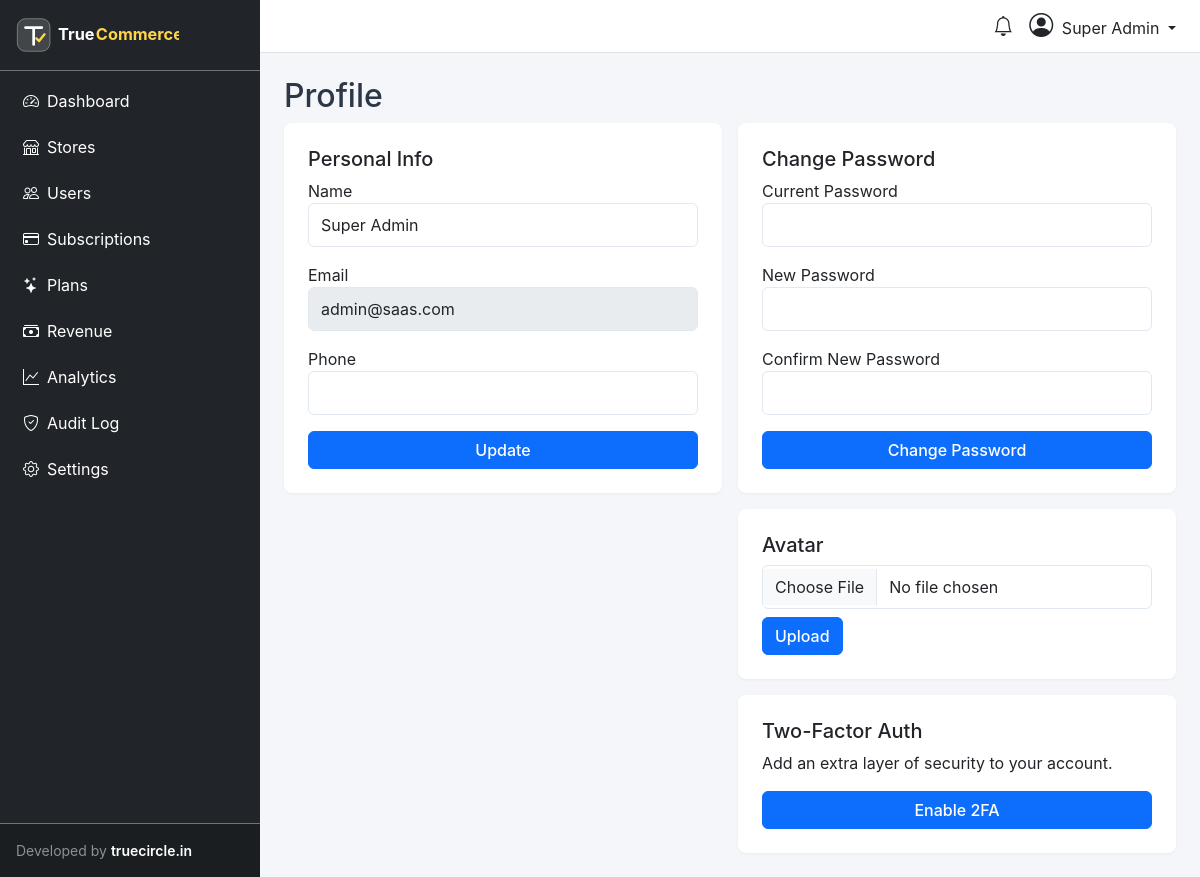
Screenshot of /dashboard/profile (signed in) with the database file from the repository.
### tables this page shows
CREATE TABLE `users` (
  `id` INT UNSIGNED NOT NULL AUTO_INCREMENT,
  `name` VARCHAR(191) NOT NULL,
  `email` VARCHAR(191) NOT NULL,
  `password` VARCHAR(255) NOT NULL,
  `phone` VARCHAR(20) DEFAULT NULL,
  `avatar` VARCHAR(255) DEFAULT NULL,
  `role` ENUM('super_admin','store_owner','vendor','customer') NOT NULL DEFAULT 'customer',
  `status` ENUM('active','inactive','banned','pending') NOT NULL DEFAULT 'pending',
  `email_verified_at` TIMESTAMP NULL DEFAULT NULL,
  `email_verify_token` VARCHAR(100) DEFAULT NULL,
  `two_factor_secret` VARCHAR(255) DEFAULT NULL,
  `two_factor_enabled` TINYINT(1) NOT NULL DEFAULT 0,
  `two_factor_recovery_codes` TEXT DEFAULT NULL,
  `google_id` VARCHAR(100) DEFAULT NULL,
  `facebook_id` VARCHAR(100) DEFAULT NULL,
  `last_login_at` TIMESTAMP NULL DEFAULT NULL,
  `last_login_ip` VARCHAR(45) DEFAULT NULL,
  `remember_token` VARCHAR(100) DEFAULT NULL,
  `created_at` TIMESTAMP NOT NULL DEFAULT CURRENT_TIMESTAMP,
  `updated_at` TIMESTAMP NOT NULL DEFAULT CURRENT_TIMESTAMP ON UPDATE CURRENT_TIMESTAMP,
  PRIMARY KEY (`id`),
  UNIQUE KEY `users_email_unique` (`email`),
  KEY `idx_users_role` (`role`),
  KEY `idx_users_status` (`status`)
);

### app/Controllers/ProfileController.php (called while the page is built, shortened)
<?php
class ProfileController extends Controller {
    public function show(): void {
        $this->view('admin.profile.index', ['user' => $this->currentUser]);
    }
}

### app/Middleware/AuthMiddleware.php (called while the page is built, shortened)
<?php
class AuthMiddleware {
    public function handle(callable $next): void {
        $next();
    }
}

### public/index.php (called while the page is built, shortened)
<?php
$router = require_once dirname(__DIR__) . '/core/bootstrap.php';
ActivityLogger::logPageView();
$router->dispatch($_SERVER['REQUEST_METHOD'] ?? 'GET', $uri);

### core/Auth.php (called while the page is built, shortened)
<?php
class Auth {
    private static ?array $user = null;
    public static function user(): ?array {
        if (self::$user !== null) {
            return self::$user;
        }
        $userId = Session::get('auth_user_id');
        if ($userId) {
            self::$user = Database::fetch("SELECT * FROM users WHERE id = ? AND status = 'active'", [$userId]);
            return self::$user;
        }
        return null;
    }
    public static function id(): ?int {
        return static::user()['id'] ?? null;
    }
}

### core/Database.php (called while the page is built, shortened)
<?php
class Database {
    private static ?PDO $instance = null;
    public static function getInstance(): PDO {
        if (self::$instance === null) {
            $cfg = require CONFIG_PATH . '/database.php';
            $dbPart = !empty($cfg['database']) ? "dbname={$cfg['database']};" : '';
            $dsn = "mysql:host={$cfg['host']};port={$cfg['port']};{$dbPart}charset={$cfg['charset']}";
            try {
                self::$instance = new PDO($dsn, $cfg['username'], $cfg['password'], [
                    PDO::ATTR_ERRMODE            => PDO::ERRMODE_EXCEPTION,
                    PDO::ATTR_DEFAULT_FETCH_MODE => PDO::FETCH_ASSOC,
                    PDO::ATTR_EMULATE_PREPARES   => false,
                    PDO::MYSQL_ATTR_INIT_COMMAND => "SET NAMES utf8mb4 COLLATE utf8mb4_unicode_ci",
                ]);
            } catch (PDOException $e) {
                error_log("DB Connection failed: " . $e->getMessage());
                throw new RuntimeException('Database connection failed: ' . $e->getMessage(), 0, $e);
            }
        }
        return self::$instance;
    }
    public static function query(string $sql, array $params = []): PDOStatement {
        $pdo  = self::getInstance();
        $stmt = $pdo->prepare($sql);
        $stmt->execute($params);
        return $stmt;
    }
    public static function fetch(string $sql, array $params = []): ?array {
        return self::query($sql, $params)->fetch() ?: null;
    }
}

### app/Services/ActivityLogger.php (called while the page is built, shortened)
<?php
class ActivityLogger {
    public static function log(
        string $action,
        ?string $description = null,
        ?int $userId = null,
        ?int $storeId = null,
        ?array $metadata = null
    ): void {
        try {
            $req = new Request();
            Database::insert('activity_logs', [
                'user_id'     => $userId   ?? Auth::id(),
                'store_id'    => $storeId,
                'action'      => $action,
                'description' => $description ? mb_substr($description, 0, 500) : null,
                'method'      => $_SERVER['REQUEST_METHOD'] ?? null,
                'path'        => isset($_SERVER['REQUEST_URI']) ? mb_substr($_SERVER['REQUEST_URI'], 0, 500) : null,
                'ip_address'  => $req->ip(),
                'user_agent'  => mb_substr($_SERVER['HTTP_USER_AGENT'] ?? '', 0, 500),
                'metadata'    => $metadata ? json_encode($metadata, JSON_UNESCAPED_UNICODE | JSON_UNESCAPED_SLASHES) : null,
            ]);
        } catch (Throwable $e) {
            logError('ActivityLogger failed: ' . $e->getMessage());
        }
    }
    public static function logPageView(): void {
        self::log('page.view');
    }
}

### core/helpers.php (called while the page is built, shortened)
<?php
function e(mixed $value): string {
    return htmlspecialchars((string)$value, ENT_QUOTES | ENT_SUBSTITUTE, 'UTF-8');
}
function auth(): ?array {
    return Auth::user();
}

### app/Views/admin/profile/index.php (the view, shortened to what this page needs)
<h2>Profile</h2>
<div class="row g-3">
<div class="col-md-6">
<form method="POST" action="/dashboard/profile" class="card p-4">
    <h5>Personal Info</h5>
    <div class="mb-3"><label>Name</label><input name="name" value="<?= e($user['name']) ?>" class="form-control"></div>
    <div class="mb-3"><label>Email</label><input value="<?= e($user['email']) ?>" class="form-control" disabled></div>
    <div class="mb-3"><label>Phone</label><input name="phone" value="<?= e($user['phone'] ?? '') ?>" class="form-control"></div>
    <button class="btn btn-primary">Update</button>
</form>
</div>
<div class="col-md-6">
<form method="POST" action="/dashboard/profile/password" class="card p-4">
    <h5>Change Password</h5>
    <div class="mb-3"><label>Current Password</label><input type="password" name="current_password" class="form-control"></div>
    <div class="mb-3"><label>New Password</label><input type="password" name="password" class="form-control"></div>
    <div class="mb-3"><label>Confirm New Password</label><input type="password" name="password_confirmation" class="form-control"></div>
    <button class="btn btn-primary">Change Password</button>
</form>
<div class="card p-4 mt-3">
    <h5>Avatar</h5>
    <form method="POST" action="/dashboard/profile/avatar" enctype="multipart/form-data">
        <input type="file" name="avatar" class="form-control" accept="image/*">
        <button class="btn btn-primary mt-2">Upload</button>
    </form>
</div>
<div class="card p-4 mt-3">
    <h5>Two-Factor Auth</h5>
    <?php if ($user['two_factor_enabled']): ?>
        <p>2FA is enabled.</p>
        <form method="POST" action="/dashboard/profile/2fa/disable"><?= csrf_field() ?><button class="btn btn-outline-danger">Disable 2FA</button></form>
    <?php else: ?>
        <p>Add an extra layer of security to your account.</p>
        <button class="btn btn-primary" onclick="enable2FA()">Enable 2FA</button>
    <?php endif; ?>
</div>
</div>
</div>

### core/Router.php (shortened to what this page needs)
<?php
class Router {
    private array $routes = [];
    private string $prefix = '';
    private array $groupMiddleware = [];
    public function group(array $options, callable $callback): void {
        $prevPrefix     = $this->prefix;
        $prevMiddleware = $this->groupMiddleware;
        $this->prefix           .= $options['prefix'] ?? '';
        $this->groupMiddleware   = array_merge($this->groupMiddleware, $options['middleware'] ?? []);
        $this->prefix          = $prevPrefix;
        $this->groupMiddleware = $prevMiddleware;
    }
    private function addRoute(string $method, string $path, $handler, string $name): self {
        $fullPath = rtrim($this->prefix . $path, '/') ?: '/';
        $pattern  = $this->compilePattern($fullPath);
        $route = [
            'method'     => $method,
            'path'       => $fullPath,
            'pattern'    => $pattern,
            'handler'    => $handler,
            'middleware' => $this->groupMiddleware,
            'name'       => $name,
        ];
        $this->routes[] = $route;
        return $this;
    }
    private function compilePattern(string $path): string {
        $pattern = preg_replace('/\{([a-zA-Z_][a-zA-Z0-9_]*)\}/', '([^/]+)', $path);
        $pattern = preg_replace('/\{([a-zA-Z_][a-zA-Z0-9_]*)\?\}/', '?([^/]*)?', $pattern);
        return '#^' . $pattern . '$#';
    }
    public function dispatch(string $method, string $uri): void {
        $uri = strtok($uri, '?');
        $uri = rtrim($uri, '/') ?: '/';
        $method = strtoupper($method);
        foreach ($this->routes as $route) {
            if ($route['method'] !== $method && $route['method'] !== 'ANY') {
                continue;
            }
            if (preg_match($route['pattern'], $uri, $matches)) {
                array_shift($matches);
                $params = array_values(array_filter($matches, fn($v) => $v !== ''));
                $this->runMiddleware($route['middleware'], function() use ($route, $params) {
                    $this->callHandler($route['handler'], $params);
                });
                return;
            }
        }
    }
    private function runMiddleware(array $middleware, callable $final): void {
        $chain = array_reverse($middleware);
        $next  = $final;
        foreach ($chain as $mw) {
            $next = function() use ($mw, $next) {
                $instance = new $mw();
                $instance->handle($next);
            };
        }
        $next();
    }
    private function callHandler($handler, array $params): void {
        if (is_string($handler)) {
            [$class, $method] = explode('@', $handler);
            $controller = new $class();
            call_user_func_array([$controller, $method], $params);
            return;
        }
        throw new RuntimeException("Invalid route handler");
    }
}

### app/Views/partials/topbar.php (shortened to what this page needs)
<?php $u = auth(); $isImpersonating = ($u['role'] ?? '') === 'super_admin' && Session::get('super_admin_active_store_id'); ?>
<nav class="navbar navbar-light bg-white border-bottom px-4">
    <div class="d-flex w-100 justify-content-between align-items-center">
        <div class="d-flex align-items-center gap-3">
            <a href="/dashboard/notifications" class="text-dark position-relative">
                <i class="bi bi-bell fs-5"></i>
            </a>
            <div class="dropdown">
                <a class="dropdown-toggle text-dark text-decoration-none" data-bs-toggle="dropdown" href="#">
                    <?php if (!empty($u['avatar'])): ?>
                        <img src="<?= e($u['avatar']) ?>" class="rounded-circle me-2" width="32" height="32">
                    <?php else: ?>
                        <i class="bi bi-person-circle fs-4 me-1"></i>
                    <?php endif; ?>
                    <?= e($u['name']) ?>
                </a>
            </div>
        </div>
    </div>
</nav>

### public/css/admin.css (style rules this page uses)
body { font-family: -apple-system, BlinkMacSystemFont, 'Inter', 'Segoe UI', sans-serif; background: #f4f6f9; color: #2d3748; }
.card { border: none; border-radius: 8px; box-shadow: 0 1px 3px rgba(0,0,0,.05); }
.btn { border-radius: 6px; font-weight: 500; }
.btn-primary { background: #0d6efd; border-color: #0d6efd; }
.form-control, .form-select { border-radius: 6px; border-color: #e2e8f0; padding: 9px 12px; }

### rows the page displays
users: role "super_admin" (drawn), name "Super Admin", email "admin@saas.com"
